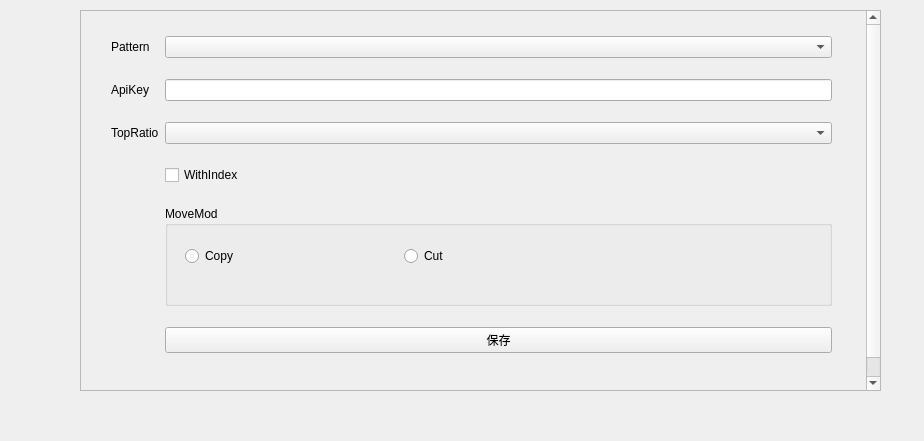
<?xml version="1.0" encoding="UTF-8"?>
<ui version="4.0">
 <class>Seting</class>
 <widget class="QDialog" name="Seting">
  <property name="geometry">
   <rect>
    <x>0</x>
    <y>0</y>
    <width>924</width>
    <height>441</height>
   </rect>
  </property>
  <property name="windowTitle">
   <string>Dialog</string>
  </property>
  <widget class="QScrollArea" name="scrollArea">
   <property name="geometry">
    <rect>
     <x>80</x>
     <y>10</y>
     <width>801</width>
     <height>381</height>
    </rect>
   </property>
   <property name="minimumSize">
    <size>
     <width>0</width>
     <height>300</height>
    </size>
   </property>
   <property name="verticalScrollBarPolicy">
    <enum>Qt::ScrollBarAlwaysOn</enum>
   </property>
   <property name="widgetResizable">
    <bool>true</bool>
   </property>
   <widget class="QWidget" name="scrollAreaWidgetContents">
    <property name="geometry">
     <rect>
      <x>0</x>
      <y>0</y>
      <width>782</width>
      <height>400</height>
     </rect>
    </property>
    <property name="minimumSize">
     <size>
      <width>0</width>
      <height>400</height>
     </size>
    </property>
    <widget class="QWidget" name="gridLayoutWidget">
     <property name="geometry">
      <rect>
       <x>30</x>
       <y>10</y>
       <width>721</width>
       <height>351</height>
      </rect>
     </property>
     <layout class="QGridLayout" name="gridLayout">
      <item row="1" column="0">
       <widget class="QLabel" name="label_5">
        <property name="text">
         <string>Pattern</string>
        </property>
       </widget>
      </item>
      <item row="2" column="1">
       <widget class="QLineEdit" name="lineEdit_apiKey"/>
      </item>
      <item row="5" column="1">
       <widget class="QCheckBox" name="checkBox_withIndex">
        <property name="text">
         <string>WithIndex</string>
        </property>
       </widget>
      </item>
      <item row="2" column="0">
       <widget class="QLabel" name="label_3">
        <property name="sizePolicy">
         <sizepolicy hsizetype="Maximum" vsizetype="Preferred">
          <horstretch>0</horstretch>
          <verstretch>0</verstretch>
         </sizepolicy>
        </property>
        <property name="text">
         <string>ApiKey</string>
        </property>
       </widget>
      </item>
      <item row="3" column="1">
       <widget class="QComboBox" name="comboBox_topRatio">
        <property name="sizePolicy">
         <sizepolicy hsizetype="Minimum" vsizetype="Fixed">
          <horstretch>0</horstretch>
          <verstretch>0</verstretch>
         </sizepolicy>
        </property>
       </widget>
      </item>
      <item row="7" column="1">
       <widget class="QGroupBox" name="groupBox_moveMod">
        <property name="sizePolicy">
         <sizepolicy hsizetype="Preferred" vsizetype="Fixed">
          <horstretch>0</horstretch>
          <verstretch>0</verstretch>
         </sizepolicy>
        </property>
        <property name="minimumSize">
         <size>
          <width>0</width>
          <height>100</height>
         </size>
        </property>
        <property name="title">
         <string>MoveMod</string>
        </property>
        <widget class="QWidget" name="horizontalLayoutWidget_2">
         <property name="geometry">
          <rect>
           <x>20</x>
           <y>30</y>
           <width>431</width>
           <height>41</height>
          </rect>
         </property>
         <layout class="QHBoxLayout" name="horizontalLayout_2">
          <item>
           <widget class="QRadioButton" name="radioButton_copy">
            <property name="text">
             <string>Copy</string>
            </property>
           </widget>
          </item>
          <item>
           <widget class="QRadioButton" name="radioButton_cut">
            <property name="text">
             <string>Cut</string>
            </property>
           </widget>
          </item>
         </layout>
        </widget>
        <widget class="QPushButton" name="pushButton">
         <property name="geometry">
          <rect>
           <x>310</x>
           <y>140</y>
           <width>139</width>
           <height>24</height>
          </rect>
         </property>
         <property name="text">
          <string>PushButton</string>
         </property>
        </widget>
       </widget>
      </item>
      <item row="1" column="1">
       <widget class="QComboBox" name="comboBox_pattern"/>
      </item>
      <item row="3" column="0">
       <widget class="QLabel" name="label_4">
        <property name="sizePolicy">
         <sizepolicy hsizetype="Maximum" vsizetype="Preferred">
          <horstretch>0</horstretch>
          <verstretch>0</verstretch>
         </sizepolicy>
        </property>
        <property name="text">
         <string>TopRatio</string>
        </property>
       </widget>
      </item>
      <item row="8" column="1">
       <widget class="QPushButton" name="pushButton_2">
        <property name="text">
         <string>保存</string>
        </property>
       </widget>
      </item>
     </layout>
    </widget>
   </widget>
  </widget>
 </widget>
 <resources/>
 <connections>
  <connection>
   <sender>pushButton_2</sender>
   <signal>clicked()</signal>
   <receiver>Seting</receiver>
   <slot>remove()</slot>
   <hints>
    <hint type="sourcelabel">
     <x>628</x>
     <y>345</y>
    </hint>
    <hint type="destinationlabel">
     <x>912</x>
     <y>331</y>
    </hint>
   </hints>
  </connection>
 </connections>
 <slots>
  <slot>remove()</slot>
 </slots>
</ui>
